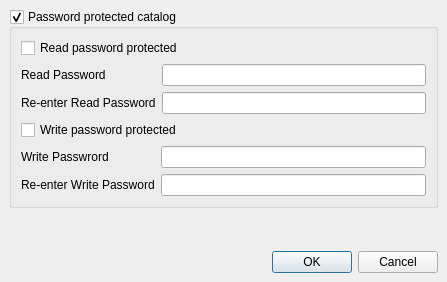
<ui version="4.0" >
 <class>CatalogPasswordDialog</class>
 <widget class="QDialog" name="CatalogPasswordDialog" >
  <property name="geometry" >
   <rect>
    <x>0</x>
    <y>0</y>
    <width>447</width>
    <height>282</height>
   </rect>
  </property>
  <property name="windowTitle" >
   <string>Configure passwords</string>
  </property>
  <layout class="QVBoxLayout" >
   <property name="margin" >
    <number>9</number>
   </property>
   <property name="spacing" >
    <number>6</number>
   </property>
   <item>
    <widget class="QGroupBox" name="passGroupBox" >
     <property name="title" >
      <string>Password protected catalog</string>
     </property>
     <property name="checkable" >
      <bool>true</bool>
     </property>
     <layout class="QHBoxLayout" >
      <property name="margin" >
       <number>9</number>
      </property>
      <property name="spacing" >
       <number>6</number>
      </property>
      <item>
       <layout class="QVBoxLayout" >
        <property name="margin" >
         <number>0</number>
        </property>
        <property name="spacing" >
         <number>6</number>
        </property>
        <item>
         <layout class="QVBoxLayout" >
          <property name="margin" >
           <number>0</number>
          </property>
          <property name="spacing" >
           <number>6</number>
          </property>
          <item>
           <widget class="QCheckBox" name="RPcheckBox" >
            <property name="text" >
             <string>Read password protected</string>
            </property>
           </widget>
          </item>
          <item>
           <layout class="QGridLayout" >
            <property name="margin" >
             <number>0</number>
            </property>
            <property name="spacing" >
             <number>6</number>
            </property>
            <item row="1" column="0" >
             <widget class="QLabel" name="label_2" >
              <property name="text" >
               <string>Re-enter Read Password</string>
              </property>
             </widget>
            </item>
            <item row="0" column="0" >
             <widget class="QLabel" name="label" >
              <property name="text" >
               <string>Read Password</string>
              </property>
             </widget>
            </item>
            <item row="1" column="1" >
             <widget class="QLineEdit" name="rpLineEdit2" />
            </item>
            <item row="0" column="1" >
             <widget class="QLineEdit" name="rpLineEdit1" />
            </item>
           </layout>
          </item>
         </layout>
        </item>
        <item>
         <layout class="QVBoxLayout" >
          <property name="margin" >
           <number>0</number>
          </property>
          <property name="spacing" >
           <number>6</number>
          </property>
          <item>
           <widget class="QCheckBox" name="WPcheckBox" >
            <property name="text" >
             <string>Write password protected</string>
            </property>
           </widget>
          </item>
          <item>
           <layout class="QGridLayout" >
            <property name="margin" >
             <number>0</number>
            </property>
            <property name="spacing" >
             <number>6</number>
            </property>
            <item row="0" column="0" >
             <widget class="QLabel" name="label_3" >
              <property name="text" >
               <string>Write Passwrord</string>
              </property>
             </widget>
            </item>
            <item row="1" column="0" >
             <widget class="QLabel" name="label_4" >
              <property name="text" >
               <string>Re-enter Write Password</string>
              </property>
             </widget>
            </item>
            <item row="1" column="1" >
             <widget class="QLineEdit" name="wpLineEdit2" >
              <property name="echoMode" >
               <enum>QLineEdit::Normal</enum>
              </property>
             </widget>
            </item>
            <item row="0" column="1" >
             <widget class="QLineEdit" name="wpLineEdit1" />
            </item>
           </layout>
          </item>
         </layout>
        </item>
       </layout>
      </item>
     </layout>
    </widget>
   </item>
   <item>
    <spacer>
     <property name="orientation" >
      <enum>Qt::Vertical</enum>
     </property>
     <property name="sizeHint" >
      <size>
       <width>20</width>
       <height>20</height>
      </size>
     </property>
    </spacer>
   </item>
   <item>
    <layout class="QHBoxLayout" >
     <property name="margin" >
      <number>0</number>
     </property>
     <property name="spacing" >
      <number>6</number>
     </property>
     <item>
      <spacer>
       <property name="orientation" >
        <enum>Qt::Horizontal</enum>
       </property>
       <property name="sizeHint" >
        <size>
         <width>40</width>
         <height>20</height>
        </size>
       </property>
      </spacer>
     </item>
     <item>
      <widget class="QDialogButtonBox" name="buttonBox" >
       <property name="orientation" >
        <enum>Qt::Horizontal</enum>
       </property>
       <property name="standardButtons" >
        <set>QDialogButtonBox::Cancel|QDialogButtonBox::NoButton|QDialogButtonBox::Ok</set>
       </property>
      </widget>
     </item>
    </layout>
   </item>
  </layout>
 </widget>
 <resources/>
 <connections>
  <connection>
   <sender>buttonBox</sender>
   <signal>accepted()</signal>
   <receiver>CatalogPasswordDialog</receiver>
   <slot>accept()</slot>
   <hints>
    <hint type="sourcelabel" >
     <x>248</x>
     <y>254</y>
    </hint>
    <hint type="destinationlabel" >
     <x>157</x>
     <y>274</y>
    </hint>
   </hints>
  </connection>
  <connection>
   <sender>buttonBox</sender>
   <signal>rejected()</signal>
   <receiver>CatalogPasswordDialog</receiver>
   <slot>reject()</slot>
   <hints>
    <hint type="sourcelabel" >
     <x>316</x>
     <y>260</y>
    </hint>
    <hint type="destinationlabel" >
     <x>286</x>
     <y>274</y>
    </hint>
   </hints>
  </connection>
 </connections>
</ui>
